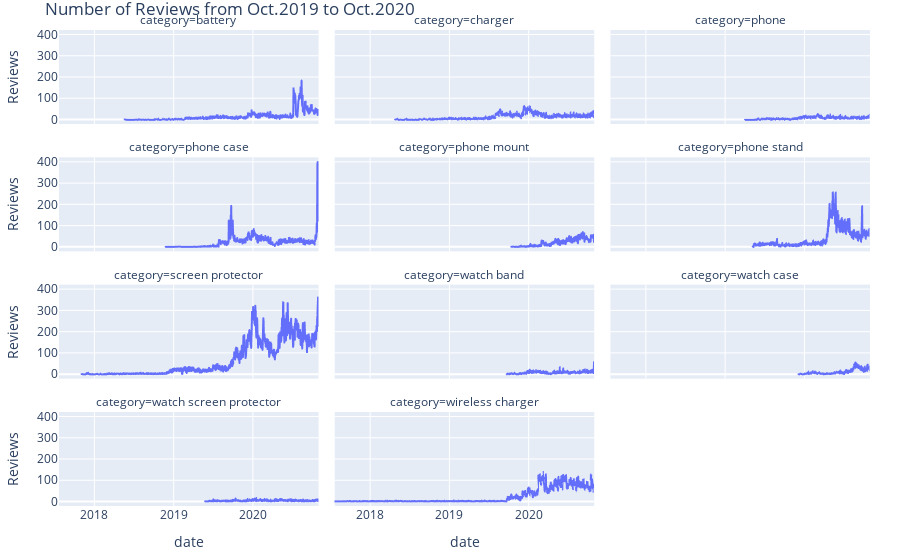
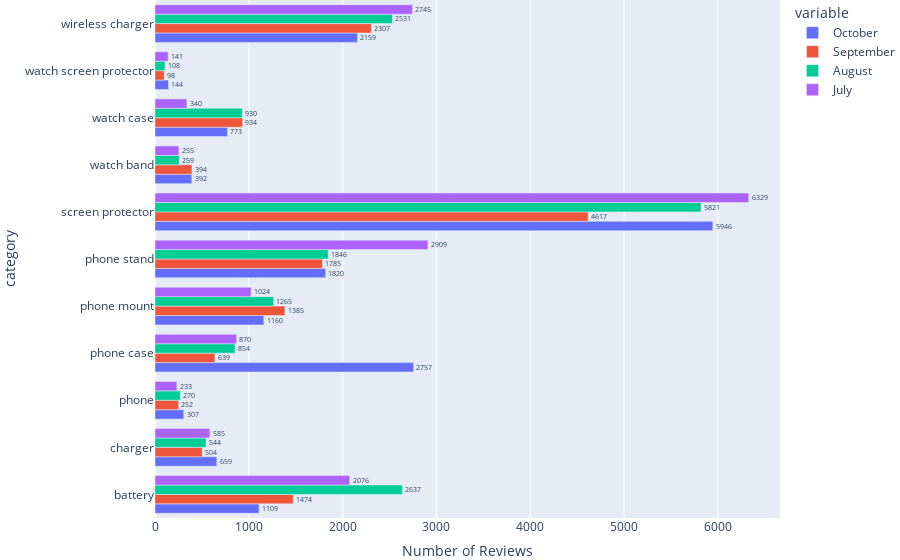
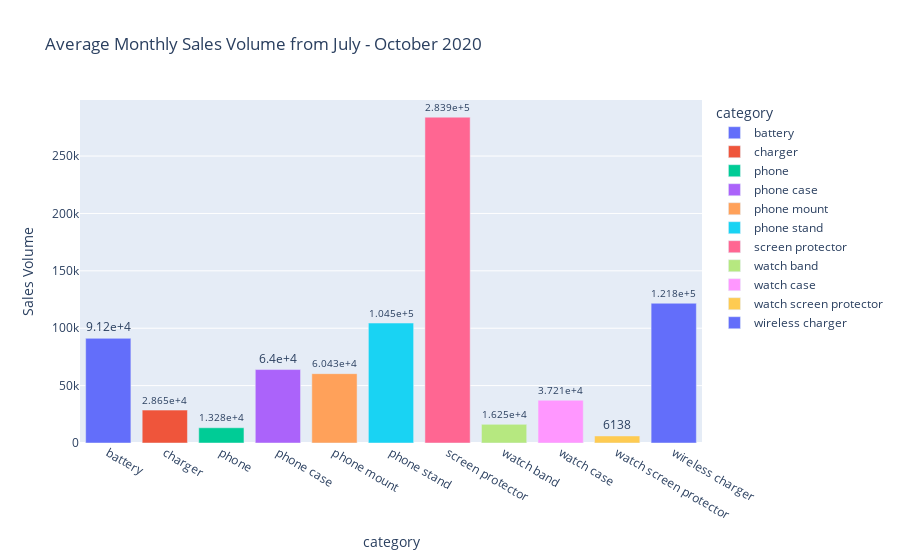
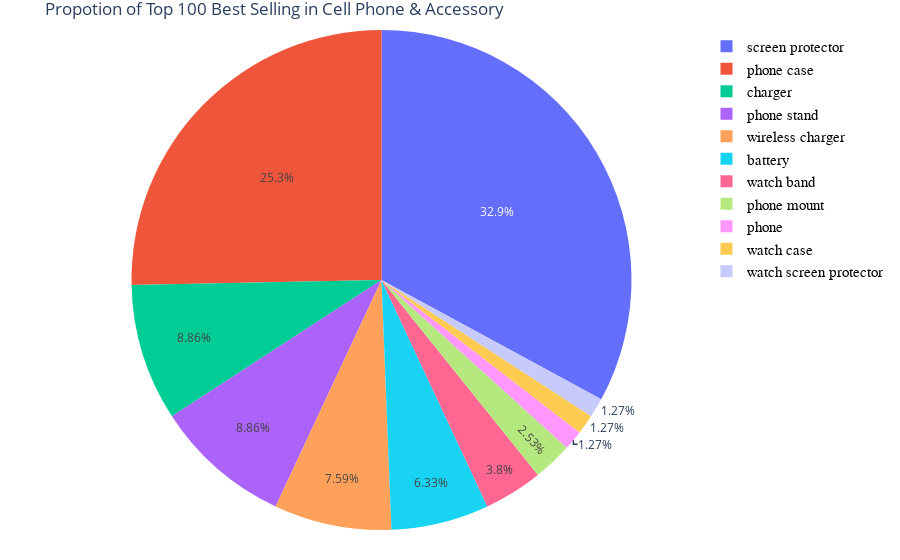

Notebook cell for these charts, in order:
### Code cell
import pandas as pd
import matplotlib.pyplot as plt
import matplotlib.colors as mcolors
import plotly.express as px



df = pd.read_csv(r'C:\Users\lingg\Desktop\NYC Data Science\Boot Camp\Python\Web_Scraping_project\amazon_product\amazon_product.csv')
group = df.groupby('category')
# a = group.size()
# a[[0]]
# grph1 = plt.subplots()
# grph1.pie = (group)
# plot = df.plot.pie(y = group.size())
# plot
# for item in group:
#     print(item)
plt.hist(df['rating star'],bins = 15)


df1 = pd.read_csv(r'C:\Users\lingg\Desktop\NYC Data Science\Boot Camp\Python\Web_Scraping_project\amazon_product\amazon_product_review.csv', names = ['product_title','asin','review_title','content','user_name','date','rating star'])
df1.date = pd.to_datetime(df1.date.replace({'Reviewed in the United States on ':''},regex = True))

df2 = df[['asin','category']]

df3 = pd.merge(df1,df2,on='asin')   # test_df = df3


df4 = df3.groupby(['category','date'])['review_title'].size()    # test_2 = df4
fig5 = px.line(df4.reset_index(),x = 'date',y = 'review_title',facet_col = 'category',facet_col_wrap=3,labels=dict(review_title="Reviews"),
             title = "Number of Reviews from Oct.2019 to Oct.2020")
fig5.update_layout(margin=dict(t=30, b=30, l=30, r=30), legend = dict(font=dict(family = "Courier", size = 15, color = 'black')))
fig5.show()
# fig6 = px.line(df3.groupby(['category','date'])['review_title'].size(), y = 'date', color = 'category')
# fig6.show()


df3['month_year'] = pd.to_datetime(df3['date']).dt.to_period('M')
test_oct = df3[df3['month_year'] == '2020-10'].groupby('category').size()
test_sep = df3[df3['month_year'] == '2020-9'].groupby('category').size()
test_aug = df3[df3['month_year'] == '2020-8'].groupby('category').size()
test_july = df3[df3['month_year'] == '2020-7'].groupby('category').size()
df_sales = pd.concat([test_oct,test_sep,test_aug,test_july],axis=1)        # test_sales = df_sales


test_sales_1 = df_sales.reset_index()
test_sales_1.columns = ['category','October','September','August','July']

test_sales_1

fig6 = px.bar(test_sales_1 ,y = 'category', x = test_sales_1.columns[1:], barmode = 'group', orientation = 'h', text = 'value',
            labels=dict(value="Number of Reviews"))
fig6.update_traces(texttemplate='%{text:.4}', textposition='outside')
fig6.update_layout(margin=dict(t=0, b=0, l=0, r=0))
fig6.show()


test_sales_1['mean'] = test_sales_1.mean(axis=1)
test_sales_1['std'] = test_sales_1.std(axis=1)
test_sales_1['sales'] = test_sales_1['mean']*50
test_sales_1.sales

fig7 = px.bar(test_sales_1, x = 'category' , y ='sales',labels=dict(sales="Sales Volume"),text = 'sales',color = 'category',
             title = "Average Monthly Sales Volume from July - October 2020 ")
fig7.update_traces(texttemplate='%{text:.4}', textposition='outside')
fig7.show()


fig1 = px.pie(df.groupby('category'),values = group.size(), names = group.groups.keys(), title ='Propotion of Top 100 Best Selling in Cell Phone & Accessory')
fig1.update_layout(margin=dict(t=30, b=30, l=30, r=30), legend = dict(font=dict(family = "Courier", size = 15, color = 'black')))
fig1.show()


fig2= px.histogram(df, x = 'rating star')
fig2.update_layout(title="Histogram of Top 100 BS Rating", bargroupgap=0.1)
fig2.show()


fig3 = px.box(df, x = 'category' , y = 'rating star', title = 'Category vs. Rating Star', color = 'category')
fig3.update_layout(margin=dict(t=30, b=30, l=30, r=30))
fig3.show()

fig4 = px.box(df, x = 'category' , y = 'price',  title = 'Category vs. Price', color = 'category')
fig4.update_layout(margin=dict(t=30, b=30, l=30, r=30))
# fig.add_shape(type='line',y0= 10, y1 = 30, line = dict(color = 'RoyalBlue', width = 1))
# fig.add_hline(y=0)
fig4.show()

### Figure 1 — Plotly figure (JSON) as saved in the notebook; plotly's stock layout.template omitted (floating-point values rounded to 4 significant figures; data arrays with more than 128 entries replaced by an {"elided": "..."} marker saying what was removed)
{"data": [{"hovertemplate": "category=battery<br>date=%{x}<br>Reviews=%{y}<extra></extra>", "legendgroup": "", "line": {"color": "#636efa", "dash": "solid"}, "mode": "lines", "name": "", "showlegend": false, "type": "scattergl", "x": {"elided": "760 str values"}, "xaxis": "x10", "y": {"elided": "760 int values"}, "yaxis": "y10"}, {"hovertemplate": "category=charger<br>date=%{x}<br>Reviews=%{y}<extra></extra>", "legendgroup": "", "line": {"color": "#636efa", "dash": "solid"}, "mode": "lines", "name": "", "showlegend": false, "type": "scattergl", "x": {"elided": "839 str values"}, "xaxis": "x11", "y": {"elided": "839 int values"}, "yaxis": "y11"}, {"hovertemplate": "category=phone<br>date=%{x}<br>Reviews=%{y}<extra></extra>", "legendgroup": "", "line": {"color": "#636efa", "dash": "solid"}, "mode": "lines", "name": "", "showlegend": false, "type": "scattergl", "x": {"elided": "518 str values"}, "xaxis": "x12", "y": {"elided": "518 int values"}, "yaxis": "y12"}, {"hovertemplate": "category=phone case<br>date=%{x}<br>Reviews=%{y}<extra></extra>", "legendgroup": "", "line": {"color": "#636efa", "dash": "solid"}, "mode": "lines", "name": "", "showlegend": false, "type": "scattergl", "x": {"elided": "562 str values"}, "xaxis": "x7", "y": {"elided": "562 int values"}, "yaxis": "y7"}, {"hovertemplate": "category=phone mount<br>date=%{x}<br>Reviews=%{y}<extra></extra>", "legendgroup": "", "line": {"color": "#636efa", "dash": "solid"}, "mode": "lines", "name": "", "showlegend": false, "type": "scattergl", "x": {"elided": "351 str values"}, "xaxis": "x8", "y": {"elided": "351 int values"}, "yaxis": "y8"}, {"hovertemplate": "category=phone stand<br>date=%{x}<br>Reviews=%{y}<extra></extra>", "legendgroup": "", "line": {"color": "#636efa", "dash": "solid"}, "mode": "lines", "name": "", "showlegend": false, "type": "scattergl", "x": {"elided": "540 str values"}, "xaxis": "x9", "y": {"elided": "540 int values"}, "yaxis": "y9"}, {"hovertemplate": "category=screen protector<br>date=%{x}<br>Reviews=%{y}<extra></extra>", "legendgroup": "", "line": {"color": "#636efa", "dash": "solid"}, "mode": "lines", "name": "", "showlegend": false, "type": "scattergl", "x": {"elided": "1002 str values"}, "xaxis": "x4", "y": {"elided": "1002 int values"}, "yaxis": "y4"}, {"hovertemplate": "category=watch band<br>date=%{x}<br>Reviews=%{y}<extra></extra>", "legendgroup": "", "line": {"color": "#636efa", "dash": "solid"}, "mode": "lines", "name": "", "showlegend": false, "type": "scattergl", "x": {"elided": "389 str values"}, "xaxis": "x5", "y": {"elided": "389 int values"}, "yaxis": "y5"}, {"hovertemplate": "category=watch case<br>date=%{x}<br>Reviews=%{y}<extra></extra>", "legendgroup": "", "line": {"color": "#636efa", "dash": "solid"}, "mode": "lines", "name": "", "showlegend": false, "type": "scattergl", "x": {"elided": "306 str values"}, "xaxis": "x6", "y": {"elided": "306 int values"}, "yaxis": "y6"}, {"hovertemplate": "category=watch screen protector<br>date=%{x}<br>Reviews=%{y}<extra></extra>", "legendgroup": "", "line": {"color": "#636efa", "dash": "solid"}, "mode": "lines", "name": "", "showlegend": false, "type": "scattergl", "x": {"elided": "487 str values"}, "xaxis": "x", "y": {"elided": "487 int values"}, "yaxis": "y"}, {"hovertemplate": "category=wireless charger<br>date=%{x}<br>Reviews=%{y}<extra></extra>", "legendgroup": "", "line": {"color": "#636efa", "dash": "solid"}, "mode": "lines", "name": "", "showlegend": false, "type": "scattergl", "x": {"elided": "854 str values"}, "xaxis": "x2", "y": {"elided": "854 int values"}, "yaxis": "y2"}], "layout": {"annotations": [{"font": {}, "showarrow": false, "text": "category=watch screen protector", "x": 0.16, "xanchor": "center", "xref": "paper", "y": 0.1975, "yanchor": "bottom", "yref": "paper"}, {"font": {}, "showarrow": false, "text": "category=wireless charger", "x": 0.5, "xanchor": "center", "xref": "paper", "y": 0.1975, "yanchor": "bottom", "yref": "paper"}, {"font": {}, "showarrow": false, "text": "category=screen protector", "x": 0.16, "xanchor": "center", "xref": "paper", "y": 0.465, "yanchor": "bottom", "yref": "paper"}, {"font": {}, "showarrow": false, "text": "category=watch band", "x": 0.5, "xanchor": "center", "xref": "paper", "y": 0.465, "yanchor": "bottom", "yref": "paper"}, {"font": {}, "showarrow": false, "text": "category=watch case", "x": 0.84, "xanchor": "center", "xref": "paper", "y": 0.465, "yanchor": "bottom", "yref": "paper"}, {"font": {}, "showarrow": false, "text": "category=phone case", "x": 0.16, "xanchor": "center", "xref": "paper", "y": 0.7325, "yanchor": "bottom", "yref": "paper"}, {"font": {}, "showarrow": false, "text": "category=phone mount", "x": 0.5, "xanchor": "center", "xref": "paper", "y": 0.7325, "yanchor": "bottom", "yref": "paper"}, {"font": {}, "showarrow": false, "text": "category=phone stand", "x": 0.84, "xanchor": "center", "xref": "paper", "y": 0.7325, "yanchor": "bottom", "yref": "paper"}, {"font": {}, "showarrow": false, "text": "category=battery", "x": 0.16, "xanchor": "center", "xref": "paper", "y": 1, "yanchor": "bottom", "yref": "paper"}, {"font": {}, "showarrow": false, "text": "category=charger", "x": 0.5, "xanchor": "center", "xref": "paper", "y": 1, "yanchor": "bottom", "yref": "paper"}, {"font": {}, "showarrow": false, "text": "category=phone", "x": 0.84, "xanchor": "center", "xref": "paper", "y": 1, "yanchor": "bottom", "yref": "paper"}], "legend": {"font": {"color": "black", "family": "Courier", "size": 15}, "tracegroupgap": 0}, "margin": {"b": 30, "l": 30, "r": 30, "t": 30}, "title": {"text": "Number of Reviews from Oct.2019 to Oct.2020"}, "xaxis": {"anchor": "y", "domain": [0, 0.32], "title": {"text": "date"}}, "xaxis10": {"anchor": "y10", "domain": [0, 0.32], "matches": "x", "showticklabels": false}, "xaxis11": {"anchor": "y11", "domain": [0.34, 0.66], "matches": "x", "showticklabels": false}, "xaxis12": {"anchor": "y12", "domain": [0.68, 1.0], "matches": "x", "showticklabels": false}, "xaxis2": {"anchor": "y2", "domain": [0.34, 0.66], "matches": "x", "title": {"text": "date"}}, "xaxis3": {"anchor": "y3", "domain": [0.68, 1.0], "matches": "x", "title": {"text": "date"}}, "xaxis4": {"anchor": "y4", "domain": [0, 0.32], "matches": "x", "showticklabels": false}, "xaxis5": {"anchor": "y5", "domain": [0.34, 0.66], "matches": "x", "showticklabels": false}, "xaxis6": {"anchor": "y6", "domain": [0.68, 1.0], "matches": "x", "showticklabels": false}, "xaxis7": {"anchor": "y7", "domain": [0, 0.32], "matches": "x", "showticklabels": false}, "xaxis8": {"anchor": "y8", "domain": [0.34, 0.66], "matches": "x", "showticklabels": false}, "xaxis9": {"anchor": "y9", "domain": [0.68, 1.0], "matches": "x", "showticklabels": false}, "yaxis": {"anchor": "x", "domain": [0, 0.1975], "title": {"text": "Reviews"}}, "yaxis10": {"anchor": "x10", "domain": [0.8025, 1], "matches": "y", "title": {"text": "Reviews"}}, "yaxis11": {"anchor": "x11", "domain": [0.8025, 1], "matches": "y", "showticklabels": false}, "yaxis12": {"anchor": "x12", "domain": [0.8025, 1], "matches": "y", "showticklabels": false}, "yaxis2": {"anchor": "x2", "domain": [0, 0.1975], "matches": "y", "showticklabels": false}, "yaxis3": {"anchor": "x3", "domain": [0, 0.1975], "matches": "y", "showticklabels": false}, "yaxis4": {"anchor": "x4", "domain": [0.2675, 0.465], "matches": "y", "title": {"text": "Reviews"}}, "yaxis5": {"anchor": "x5", "domain": [0.2675, 0.465], "matches": "y", "showticklabels": false}, "yaxis6": {"anchor": "x6", "domain": [0.2675, 0.465], "matches": "y", "showticklabels": false}, "yaxis7": {"anchor": "x7", "domain": [0.535, 0.7325], "matches": "y", "title": {"text": "Reviews"}}, "yaxis8": {"anchor": "x8", "domain": [0.535, 0.7325], "matches": "y", "showticklabels": false}, "yaxis9": {"anchor": "x9", "domain": [0.535, 0.7325], "matches": "y", "showticklabels": false}}}

### Figure 2 — Plotly figure (JSON) as saved in the notebook; plotly's stock layout.template omitted (floating-point values rounded to 4 significant figures)
{"data": [{"alignmentgroup": "True", "hovertemplate": "variable=October<br>Number of Reviews=%{text}<br>category=%{y}<extra></extra>", "legendgroup": "October", "marker": {"color": "#636efa"}, "name": "October", "offsetgroup": "October", "orientation": "h", "showlegend": true, "text": [1109, 659, 307, 2757, 1160, 1820, 5946, 392, 773, 144, 2159], "textposition": "outside", "texttemplate": "%{text:.4}", "type": "bar", "x": [1109, 659, 307, 2757, 1160, 1820, 5946, 392, 773, 144, 2159], "xaxis": "x", "y": ["battery", "charger", "phone", "phone case", "phone mount", "phone stand", "screen protector", "watch band", "watch case", "watch screen protector", "wireless charger"], "yaxis": "y"}, {"alignmentgroup": "True", "hovertemplate": "variable=September<br>Number of Reviews=%{text}<br>category=%{y}<extra></extra>", "legendgroup": "September", "marker": {"color": "#EF553B"}, "name": "September", "offsetgroup": "September", "orientation": "h", "showlegend": true, "text": [1474, 504, 252, 639, 1385, 1785, 4617, 394, 934, 98, 2307], "textposition": "outside", "texttemplate": "%{text:.4}", "type": "bar", "x": [1474, 504, 252, 639, 1385, 1785, 4617, 394, 934, 98, 2307], "xaxis": "x", "y": ["battery", "charger", "phone", "phone case", "phone mount", "phone stand", "screen protector", "watch band", "watch case", "watch screen protector", "wireless charger"], "yaxis": "y"}, {"alignmentgroup": "True", "hovertemplate": "variable=August<br>Number of Reviews=%{text}<br>category=%{y}<extra></extra>", "legendgroup": "August", "marker": {"color": "#00cc96"}, "name": "August", "offsetgroup": "August", "orientation": "h", "showlegend": true, "text": [2637, 544, 270, 854, 1265, 1846, 5821, 259, 930, 108, 2531], "textposition": "outside", "texttemplate": "%{text:.4}", "type": "bar", "x": [2637, 544, 270, 854, 1265, 1846, 5821, 259, 930, 108, 2531], "xaxis": "x", "y": ["battery", "charger", "phone", "phone case", "phone mount", "phone stand", "screen protector", "watch band", "watch case", "watch screen protector", "wireless charger"], "yaxis": "y"}, {"alignmentgroup": "True", "hovertemplate": "variable=July<br>Number of Reviews=%{text}<br>category=%{y}<extra></extra>", "legendgroup": "July", "marker": {"color": "#ab63fa"}, "name": "July", "offsetgroup": "July", "orientation": "h", "showlegend": true, "text": [2076, 585, 233, 870, 1024, 2909, 6329, 255, 340, 141, 2745], "textposition": "outside", "texttemplate": "%{text:.4}", "type": "bar", "x": [2076, 585, 233, 870, 1024, 2909, 6329, 255, 340, 141, 2745], "xaxis": "x", "y": ["battery", "charger", "phone", "phone case", "phone mount", "phone stand", "screen protector", "watch band", "watch case", "watch screen protector", "wireless charger"], "yaxis": "y"}], "layout": {"barmode": "group", "legend": {"title": {"text": "variable"}, "tracegroupgap": 0}, "margin": {"b": 0, "l": 0, "r": 0, "t": 0}, "xaxis": {"anchor": "y", "domain": [0, 1], "title": {"text": "Number of Reviews"}}, "yaxis": {"anchor": "x", "domain": [0, 1], "title": {"text": "category"}}}}

### Figure 3 — Plotly figure (JSON) as saved in the notebook; plotly's stock layout.template omitted (floating-point values rounded to 4 significant figures)
{"data": [{"alignmentgroup": "True", "hovertemplate": "category=%{x}<br>Sales Volume=%{text}<extra></extra>", "legendgroup": "battery", "marker": {"color": "#636efa"}, "name": "battery", "offsetgroup": "battery", "orientation": "v", "showlegend": true, "text": [91200], "textposition": "outside", "texttemplate": "%{text:.4}", "type": "bar", "x": ["battery"], "xaxis": "x", "y": [91200], "yaxis": "y"}, {"alignmentgroup": "True", "hovertemplate": "category=%{x}<br>Sales Volume=%{text}<extra></extra>", "legendgroup": "charger", "marker": {"color": "#EF553B"}, "name": "charger", "offsetgroup": "charger", "orientation": "v", "showlegend": true, "text": [28650], "textposition": "outside", "texttemplate": "%{text:.4}", "type": "bar", "x": ["charger"], "xaxis": "x", "y": [28650], "yaxis": "y"}, {"alignmentgroup": "True", "hovertemplate": "category=%{x}<br>Sales Volume=%{text}<extra></extra>", "legendgroup": "phone", "marker": {"color": "#00cc96"}, "name": "phone", "offsetgroup": "phone", "orientation": "v", "showlegend": true, "text": [13275], "textposition": "outside", "texttemplate": "%{text:.4}", "type": "bar", "x": ["phone"], "xaxis": "x", "y": [13275], "yaxis": "y"}, {"alignmentgroup": "True", "hovertemplate": "category=%{x}<br>Sales Volume=%{text}<extra></extra>", "legendgroup": "phone case", "marker": {"color": "#ab63fa"}, "name": "phone case", "offsetgroup": "phone case", "orientation": "v", "showlegend": true, "text": [64000], "textposition": "outside", "texttemplate": "%{text:.4}", "type": "bar", "x": ["phone case"], "xaxis": "x", "y": [64000], "yaxis": "y"}, {"alignmentgroup": "True", "hovertemplate": "category=%{x}<br>Sales Volume=%{text}<extra></extra>", "legendgroup": "phone mount", "marker": {"color": "#FFA15A"}, "name": "phone mount", "offsetgroup": "phone mount", "orientation": "v", "showlegend": true, "text": [60425], "textposition": "outside", "texttemplate": "%{text:.4}", "type": "bar", "x": ["phone mount"], "xaxis": "x", "y": [60425], "yaxis": "y"}, {"alignmentgroup": "True", "hovertemplate": "category=%{x}<br>Sales Volume=%{text}<extra></extra>", "legendgroup": "phone stand", "marker": {"color": "#19d3f3"}, "name": "phone stand", "offsetgroup": "phone stand", "orientation": "v", "showlegend": true, "text": [104500], "textposition": "outside", "texttemplate": "%{text:.4}", "type": "bar", "x": ["phone stand"], "xaxis": "x", "y": [104500], "yaxis": "y"}, {"alignmentgroup": "True", "hovertemplate": "category=%{x}<br>Sales Volume=%{text}<extra></extra>", "legendgroup": "screen protector", "marker": {"color": "#FF6692"}, "name": "screen protector", "offsetgroup": "screen protector", "orientation": "v", "showlegend": true, "text": [283900.0], "textposition": "outside", "texttemplate": "%{text:.4}", "type": "bar", "x": ["screen protector"], "xaxis": "x", "y": [283900.0], "yaxis": "y"}, {"alignmentgroup": "True", "hovertemplate": "category=%{x}<br>Sales Volume=%{text}<extra></extra>", "legendgroup": "watch band", "marker": {"color": "#B6E880"}, "name": "watch band", "offsetgroup": "watch band", "orientation": "v", "showlegend": true, "text": [16250], "textposition": "outside", "texttemplate": "%{text:.4}", "type": "bar", "x": ["watch band"], "xaxis": "x", "y": [16250], "yaxis": "y"}, {"alignmentgroup": "True", "hovertemplate": "category=%{x}<br>Sales Volume=%{text}<extra></extra>", "legendgroup": "watch case", "marker": {"color": "#FF97FF"}, "name": "watch case", "offsetgroup": "watch case", "orientation": "v", "showlegend": true, "text": [37210.0], "textposition": "outside", "texttemplate": "%{text:.4}", "type": "bar", "x": ["watch case"], "xaxis": "x", "y": [37210.0], "yaxis": "y"}, {"alignmentgroup": "True", "hovertemplate": "category=%{x}<br>Sales Volume=%{text}<extra></extra>", "legendgroup": "watch screen protector", "marker": {"color": "#FECB52"}, "name": "watch screen protector", "offsetgroup": "watch screen protector", "orientation": "v", "showlegend": true, "text": [6138.0], "textposition": "outside", "texttemplate": "%{text:.4}", "type": "bar", "x": ["watch screen protector"], "xaxis": "x", "y": [6138.0], "yaxis": "y"}, {"alignmentgroup": "True", "hovertemplate": "category=%{x}<br>Sales Volume=%{text}<extra></extra>", "legendgroup": "wireless charger", "marker": {"color": "#636efa"}, "name": "wireless charger", "offsetgroup": "wireless charger", "orientation": "v", "showlegend": true, "text": [121775], "textposition": "outside", "texttemplate": "%{text:.4}", "type": "bar", "x": ["wireless charger"], "xaxis": "x", "y": [121775], "yaxis": "y"}], "layout": {"barmode": "relative", "legend": {"title": {"text": "category"}, "tracegroupgap": 0}, "title": {"text": "Average Monthly Sales Volume from July - October 2020 "}, "xaxis": {"anchor": "y", "categoryarray": ["battery", "charger", "phone", "phone case", "phone mount", "phone stand", "screen protector", "watch band", "watch case", "watch screen protector", "wireless charger"], "categoryorder": "array", "domain": [0, 1], "title": {"text": "category"}}, "yaxis": {"anchor": "x", "domain": [0, 1], "title": {"text": "Sales Volume"}}}}

### Figure 4 — Plotly figure (JSON) as saved in the notebook; plotly's stock layout.template omitted (floating-point values rounded to 4 significant figures)
{"data": [{"domain": {"x": [0, 1], "y": [0, 1]}, "hovertemplate": "label=%{label}<br>value=%{value}<extra></extra>", "labels": ["battery", "charger", "phone", "phone case", "phone mount", "phone stand", "screen protector", "watch band", "watch case", "watch screen protector", "wireless charger"], "legendgroup": "", "name": "", "showlegend": true, "type": "pie", "values": [5, 7, 1, 20, 2, 7, 26, 3, 1, 1, 6]}], "layout": {"legend": {"font": {"color": "black", "family": "Courier", "size": 15}, "tracegroupgap": 0}, "margin": {"b": 30, "l": 30, "r": 30, "t": 30}, "title": {"text": "Propotion of Top 100 Best Selling in Cell Phone & Accessory"}}}
